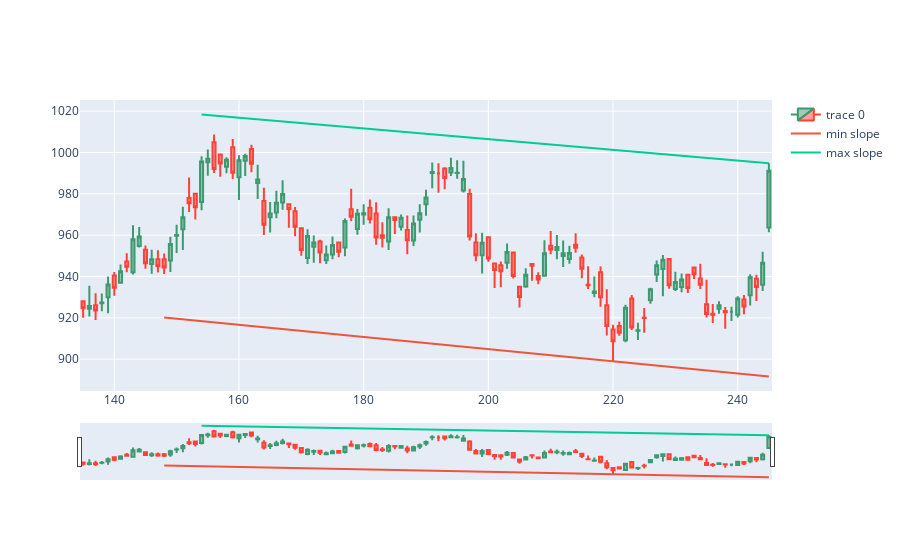

Notebook code cell kept with this figure:
### Markdown cell above
# Fitting intercepts to wrap price candles

### Code cell
dfpl = df[candleid-wind-backcandles:candleid+backcandles]
import plotly.graph_objects as go
from datetime import datetime

fig = go.Figure(data=[go.Candlestick(x=dfpl.index,
                open=dfpl['Open'],
                high=dfpl['High'],
                low=dfpl['Low'],
                close=dfpl['Close'])])

#-------------------------------------------------------------------------
# Fitting intercepts to wrap price candles
adjintercmax = (df.High.iloc[xxmax] - slmax*xxmax).max()
adjintercmin = (df.Low.iloc[xxmin] - slmin*xxmin).min()
fig.add_trace(go.Scatter(x=xxmin, y=slmin*xxmin + adjintercmin, mode='lines', name='min slope'))
fig.add_trace(go.Scatter(x=xxmax, y=slmax*xxmax + adjintercmax, mode='lines', name='max slope'))
fig.show()
